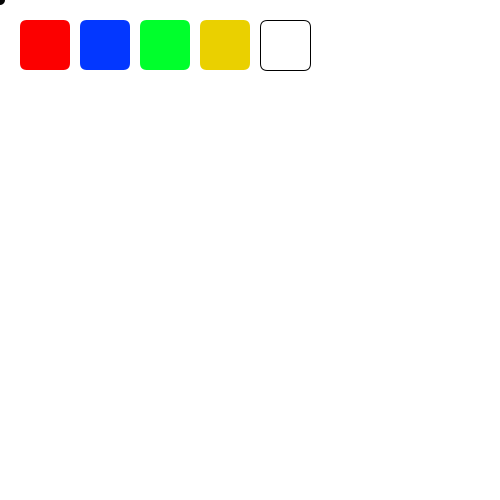
Frame 1 (no input)
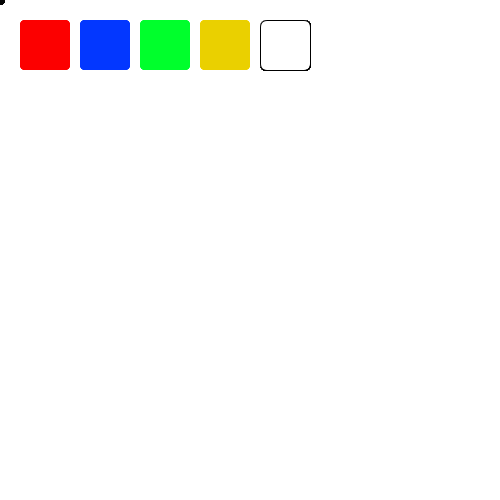
Frame 60 (the mouse pressed at the canvas centre just before this capture)
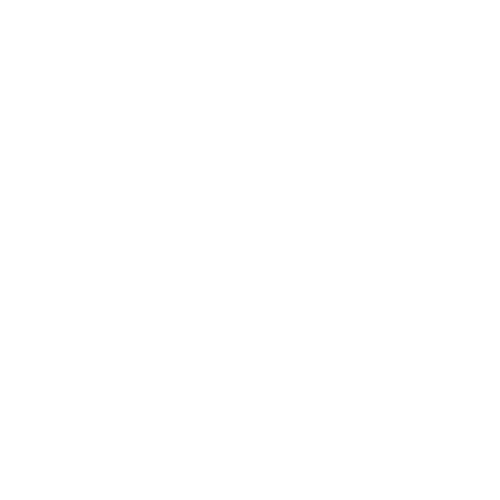
Frame 120 (the mouse held since frame 60 and released just before this capture)

The Processing sketch that drew these frames (run headless with seeded random() and noise(); from frame 60 on, the mouse is pressed at the canvas centre):

// Processing sketch: processing_105090
// ── processing_105090.pde

color c1 = #FC0000; //red
color c2 = #0337FF; //blue
color c3 = #00FF2C; //green
color c4 = #EAD000; //yellow
color c5 = #050505; //black
color c6 = #FFFFFF; //white

void setup(){
  size(500,500);
  background(255);
}

void draw(){
  
  fill(c5);
  noStroke();
  ellipse(mouseX, mouseY, 10, 10);
  
  //color boxes
  fill(c1);
  rect (20, 20, 50,50,7);
  noStroke();
  if((mouseX>20 && mouseX<70 && mouseY>20 && mouseY<70)){
    c5=c1;
  }
  
  fill(c2);
  rect (80, 20, 50,50,7);
  noStroke();
  if((mouseX>80 && mouseX<100 && mouseY>20 && mouseY<70)){
    c5=c2;
  }
  fill(c3);
  rect (140, 20, 50,50,7);
  noStroke();
  if((mouseX>140 && mouseX<160 && mouseY>20 && mouseY<70)){
    c5=c3;
  }
  fill(c4);
  rect (200, 20, 50,50,7);
  noStroke();
  if((mouseX>200 && mouseX<220 && mouseY>20 && mouseY<70)){
    c5=c4;
  }
  
  fill(255);
  stroke(0);
  rect (260,20,50,50,7);
  if(mousePressed) {
    background(255);
    }
}






 
